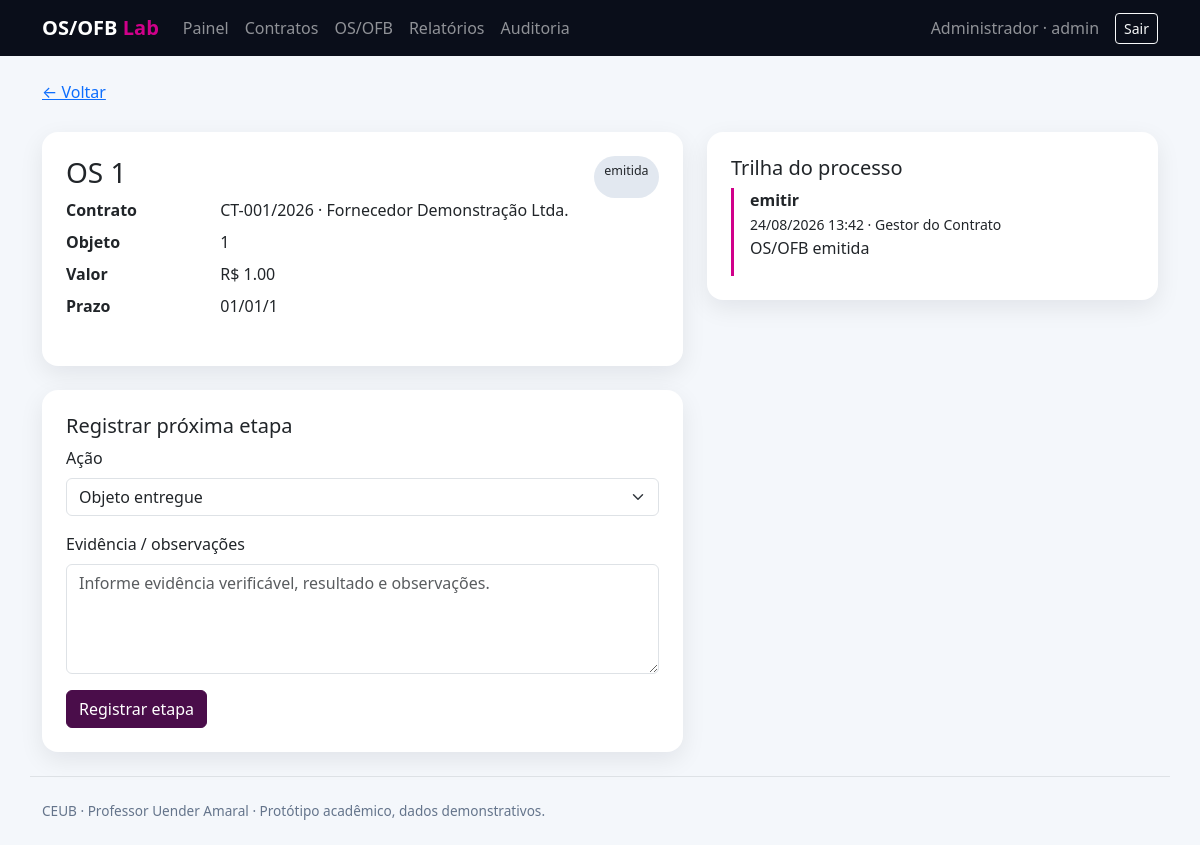
The app's page /orders/1 (signed in) with its own data.
### models.py (models this page shows, shortened)
class User(UserMixin, db.Model):
    id=db.Column(db.Integer, primary_key=True); name=db.Column(db.String(120), nullable=False)
    username=db.Column(db.String(80), unique=True, nullable=False, index=True)
    email=db.Column(db.String(120), unique=True, nullable=False)
    password_hash=db.Column(db.String(255), nullable=False); role=db.Column(db.String(40), nullable=False)
    active=db.Column(db.Boolean, default=True, nullable=False); created_at=db.Column(db.DateTime(timezone=True), default=now)
    @property
    def is_active(self): return self.active

class ServiceOrder(db.Model):
    id=db.Column(db.Integer,primary_key=True); number=db.Column(db.String(50),unique=True,nullable=False,index=True)
    contract_id=db.Column(db.Integer,db.ForeignKey('contract.id'),nullable=False,index=True); contract=db.relationship('Contract',backref='orders')
    kind=db.Column(db.String(10),nullable=False,default='OS'); description=db.Column(db.Text,nullable=False)
    value=db.Column(db.Numeric(14,2),nullable=False,default=0); status=db.Column(db.String(50),nullable=False,default='emitida',index=True)
    due_date=db.Column(db.Date); created_by=db.Column(db.Integer,db.ForeignKey('user.id'),nullable=False)
    created_at=db.Column(db.DateTime(timezone=True),default=now); updated_at=db.Column(db.DateTime(timezone=True),default=now,onupdate=now)

class Contract(db.Model):
    id=db.Column(db.Integer,primary_key=True); number=db.Column(db.String(50),unique=True,nullable=False)
    supplier=db.Column(db.String(160),nullable=False); object=db.Column(db.Text,nullable=False)
    total_value=db.Column(db.Numeric(14,2),nullable=False,default=0); start_date=db.Column(db.Date,nullable=False); end_date=db.Column(db.Date,nullable=False)
    created_at=db.Column(db.DateTime(timezone=True),default=now)

class WorkflowEvent(db.Model):
    id=db.Column(db.Integer,primary_key=True); order_id=db.Column(db.Integer,db.ForeignKey('service_order.id'),nullable=False,index=True)
    order=db.relationship('ServiceOrder',backref=db.backref('events',lazy=True,cascade='all, delete-orphan'))
    action=db.Column(db.String(60),nullable=False); from_status=db.Column(db.String(50)); to_status=db.Column(db.String(50),nullable=False)
    notes=db.Column(db.Text); actor_id=db.Column(db.Integer,db.ForeignKey('user.id'),nullable=False); actor=db.relationship('User')
    created_at=db.Column(db.DateTime(timezone=True),default=now)

### app.py (the view)
@app.route('/orders/<int:id>')
@login_required
def order_detail(id):
 x=db.get_or_404(ServiceOrder,id); f=TransitionForm(); choices=[]
 for code,label,target,allowed in TRANSITIONS.get(x.status,[]):
  if current_user.role in allowed: choices.append((code,label))
 f.action.choices=choices
 return render_template('order_detail.html',o=x,form=f,choices=choices)

### forms.py
class TransitionForm(FlaskForm):
    action=SelectField('Ação',validators=[DataRequired()]); notes=TextAreaField('Evidência / observações',validators=[DataRequired(),Length(min=5,max=4000)]); submit=SubmitField('Registrar etapa')

### app.py (called while the page is built)
@login.user_loader
def load_user(i): return db.session.get(User,int(i))

@app.after_request
def headers(r):
 r.headers['X-Content-Type-Options']='nosniff'; r.headers['X-Frame-Options']='DENY'; r.headers['Referrer-Policy']='strict-origin-when-cross-origin'
 r.headers['Content-Security-Policy']="default-src 'self'; style-src 'self' 'unsafe-inline' https://cdn.jsdelivr.net; script-src 'self' https://cdn.jsdelivr.net; font-src https://cdn.jsdelivr.net; img-src 'self' data:"
 return r

### templates/order_detail.html
{% extends 'base.html' %}{% block content %}<a href="{{url_for('orders')}}">← Voltar</a><div class="row g-4 mt-1"><div class="col-lg-7"><div class="card p-4"><div class="d-flex justify-content-between"><h1 class="h3">{{o.kind}} {{o.number}}</h1><span class="status">{{o.status|replace('_',' ')}}</span></div><dl class="row"><dt class="col-sm-3">Contrato</dt><dd class="col-sm-9">{{o.contract.number}} · {{o.contract.supplier}}</dd><dt class="col-sm-3">Objeto</dt><dd class="col-sm-9">{{o.description}}</dd><dt class="col-sm-3">Valor</dt><dd class="col-sm-9">R$ {{'%.2f'|format(o.value)}}</dd><dt class="col-sm-3">Prazo</dt><dd class="col-sm-9">{{o.due_date.strftime('%d/%m/%Y')}}</dd></dl></div>{% if choices %}<div class="card p-4 mt-4"><h2 class="h5">Registrar próxima etapa</h2><form method="post" action="{{url_for('transition',id=o.id)}}">{{form.hidden_tag()}}<div class="mb-3">{{form.action.label(class='form-label')}}{{form.action(class='form-select')}}</div><div class="mb-3">{{form.notes.label(class='form-label')}}{{form.notes(class='form-control',rows=4,placeholder='Informe evidência verificável, resultado e observações.')}}</div>{{form.submit(class='btn btn-primary')}}</form></div>{% else %}<div class="alert alert-info mt-4">Não há ação disponível para este perfil no estado atual.</div>{% endif %}</div><div class="col-lg-5"><div class="card p-4"><h2 class="h5">Trilha do processo</h2><div class="timeline">{% for e in o.events|sort(attribute='created_at',reverse=true) %}<div class="timeline-item"><strong>{{e.action|replace('_',' ')}}</strong><br><small>{{e.created_at.strftime('%d/%m/%Y %H:%M')}} · {{e.actor.name}}</small><div>{{e.notes}}</div>{% if e.from_status %}<small>{{e.from_status}} → {{e.to_status}}</small>{% endif %}</div>{% endfor %}</div></div></div></div>{% endblock %}

### templates/base.html (shortened to what this page needs)
<!doctype html><html lang="pt-BR"><head><link href="https://cdn.jsdelivr.net/npm/bootstrap@5.3.3/dist/css/bootstrap.min.css" rel="stylesheet"><link rel="stylesheet" href="{{ url_for('static',filename='style.css') }}"></head><body>{% if current_user.is_authenticated %}<nav class="navbar navbar-expand-lg navbar-dark"><div class="container"><a class="navbar-brand fw-bold" href="{{url_for('dashboard')}}">OS/OFB <span class="brand-accent">Lab</span></a><div id="nav" class="collapse navbar-collapse"><div class="navbar-nav me-auto"><a class="nav-link" href="{{url_for('dashboard')}}">Painel</a><a class="nav-link" href="{{url_for('contracts')}}">Contratos</a><a class="nav-link" href="{{url_for('orders')}}">OS/OFB</a><a class="nav-link" href="{{url_for('reports')}}">Relatórios</a>{% if current_user.role in ['admin','gestor_contrato'] %}<a class="nav-link" href="{{url_for('audit_view')}}">Auditoria</a>{% endif %}</div><span class="navbar-text me-3">{{current_user.name}} · {{current_user.role}}</span><form method="post" action="{{url_for('logout')}}"><button class="btn btn-outline-light btn-sm">Sair</button></form></div></div></nav>{% endif %}<main id="conteudo" class="container py-4">{% block content %}{% endblock %}</main><footer class="container py-4 footer border-top">CEUB · Professor Uender Amaral · Protótipo acadêmico, dados demonstrativos.</footer></body></html>

### static/style.css (style rules this page uses)
body { background:#f4f7fb;color:#152238 }
.navbar { background:#0a0e1a!important }
.brand-accent { color:#D0008A }
.card { border:0;border-radius:16px;box-shadow:0 8px 24px rgba(10,14,26,.08) }
.status { font-size:.78rem;padding:.35rem .65rem;border-radius:999px;background:#e2e8f0 }
.timeline { border-left:3px solid #D0008A;padding-left:1rem }
.timeline-item { margin-bottom:1rem }
.footer { color:#64748b;font-size:.85rem }
.btn-primary { background:#4A0D4A;border-color:#4A0D4A }

### records on screen
User: name "Administrador", role "admin"
ServiceOrder: kind "OS", number "1", status "emitida", description "1", value "1.00", due_date "01/01/1"
Contract: contract.number "CT-001/2026", contract.supplier "Fornecedor Demonstração Ltda."
WorkflowEvent: action "emitir", created_at "24/08/2026 13:42", actor.name "Gestor do Contrato", notes "OS/OFB emitida"
